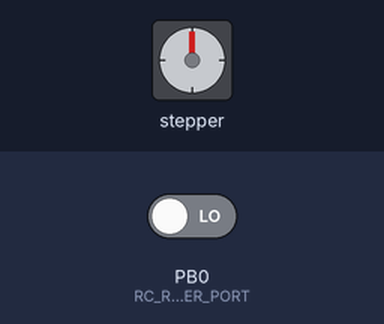
Simulated run of this sketch. Board: ATtiny85, built with avr-gcc and run on an emulated ATtiny85. Parts: stepper motor. Wiring (inferred from the names in the program): stepper motor (2048 steps per turn assumed): coils PB1, PB3, PB2, PB4. The inputs (shaded band) are chosen by the test bench; at power-on: PB0 (RC_RECEIVER_PORT) LOW.

Above: at 1.2 s.
1.3 s: PB0 (RC_RECEIVER_PORT) driven HIGH
At 3.6 s:
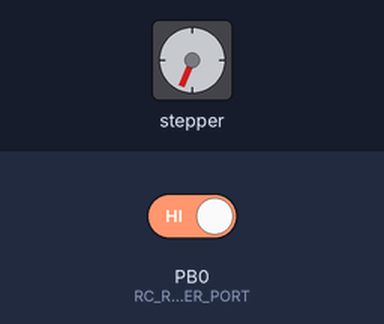
4.3 s: PB0 (RC_RECEIVER_PORT) driven LOW
At 5.5 s:
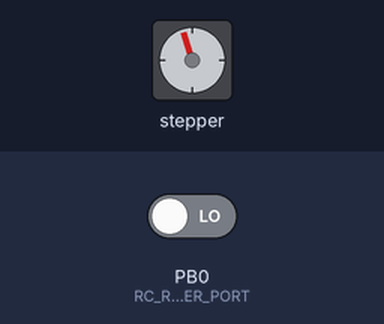
Timing chart, 0 to 7.3 s (numbered marks = the images above; inputs shaded):
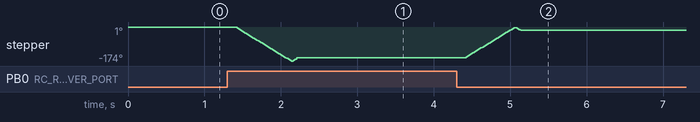

Measured:
- after the input at 1.3 s, stepper: turns 174° counter-clockwise in 0.73 s, then 16° clockwise in 0.05 s
- after the input at 4.3 s, stepper: turns 156° clockwise in 0.65 s, then 15° counter-clockwise in 0.04 s

The sketch:

ATTINY_RC_Stepper_Servo.ino
```cpp
  /*
  * Dagnall 2021 modified to use alternate Timer and drive stepper motor (I think this allows me to use  delay())..
  * Added code from http://becomingmaker.com/tuning-attiny-oscillator/ for interrupt based osc test frequency
  * MAINLY MODIFIED from  * ATTINY85_RC_Receiver.c
    * https://github.com/chiefenne/ATTINY85-RC-Receiver-Decoder
    * Created: 01.01.2019 20:06:29
    * Author : Andreas
    * Description: Read and interpret signals from RC Receivers
    * Board:     ATtiny25/45/85
    * Processor: Attiny85
    * Clock    : Internal 8MHZ
    * /////////////////////////////////
    * /// BURN BOOTLOADER FIRST!!! to set frequency ?////
    * /////////////////////////////////
    * * program with "USBTinyISP
   */


 // see Info.h for other info on project etc..


// includes
#include <avr/io.h>
#include <avr/interrupt.h>

// *****************************
// ***** global variables ******
// *****************************

volatile uint8_t pulse_ready = 1;
volatile uint8_t count;

int  Stepper_Position,oldpos;
int  demand;
int Timer1;
bool PositionAchieved,Analog_mode;
bool LastInput;
int Counter;

// ************Select Functionality with defines.. ***************************

//With an unknown board / motor the following cal routines can be set initially to help set the ATTiny clock and to discover the range of movement for the servo mechanism in steps

// #define Send_10K_CAL
// #define Count_range_steps  // moves the drive repeatedly in 40 step increments so you can count the motor range.

//---------are we going to simulate an Analog servo, or a "End to end" device that switches at about PWM ==90 degrees?

//#define ANALOG  //de comment for analog else unit drives end to end and uses approximatley mid point pwm as threshold (with hystresis)
//#define _V1Board // correct errors on V1 board layou only!
//#define  servo // define use as servo , else uses input pin as simple boolean left/right

#define REVERSE
#define BackOff // to reverese about 30 degrees for the American style knuckler


//****************  End of defines **********************************************
float backangle = 0.1;  // portion of full scale

#ifdef servo
#define FullRange  1600 // ~1500 for exact full range movement on the linear servo and also defines travel for non analog  NOTE: larger value keeps motor driving until it hits endstops
#define GAIN 15
                      // GAIN is set to give full range for "0-100" (nominal 0-1ms)range (== 1.0 to 2.ms nominal response from the RC pulse as measured by the interrupt timer.
                      // so if the Range measurement is 36 counts (of 40 steps), the full range steps are 1440, say 1500?
                      // so gain should be 1500/100 = (integer!) 15
#define StepSpeed 400   //uS per step 300 is about max speed at half step //  perhaps slower needed for full step?

#define HALF_STEP true  //Full stepping (Halfstep false) at 350us gives about 8 oz thrust, BUT this is close to the dynamic max holding thrust;
                         // HAlf stepping gives slightly higher thrust and higher current drain..
                         // About 10 Oz seen, STATIC holding thrust is about 12-16 oz,
                         // but once motor gets to max thrust, any "slip" can slip it back to about 8/9 oz before it holds again.


#else
//now settings for switch mode
#define FullRange  1000  // 1000 is 360 degrees for the Ultra-Tiny Micro Mini 6mm Planetary Gearbox 2-phase 4-wire Gear Stepper Motor 5V
                        // 300 for linear 6mm
#define GAIN 1
#define StepSpeed 300   //uS per step 300 is about max speed at full step for 6mm motor  //  600 at half step?
                        // takes about 200Ma max with the motor noted above 5V
                        //2000 for micro linear 6mm
#define HALF_STEP true

#endif


//#define on_powerup_action


void Calibrate_OSCILLATOR(void){// OSCCAL needs to be calibrated per chip
   //On chip oscillator Ideally needs adjustng (slowing down) to ensure that servo pulses are seen ok. too high and one end will "fold back" in response to >2ms pulses
   // because the interrupt register only gets to 2ms for 256 count, its a good idea to slow the whole clock down, to avoid "wrap around"
   // I have attempted to catch this in the count validation, but not entirely sucessfully.
   // A better approach is to simply to slow the oscillator down deliberately.
   // My Servo tester goes to 2.2ms , so we would need the clock to slow about 10% (min) to prevent wrap around.

   //  for value ranges see datasheet page 31  note value ranges overlap at 127/128 ! so you may not get precisely the changes anticipated in this region.
   // Clock speed is approximately (50+(0.397*OSCAL))% of the nominal 8Mhz.


// EXAMPLE 63 is apparently about 75% speed (see datasheet)
// this would give timing at 10.6us steps in the interrupt allowing measuring to about 2.7ms.

    OSCCAL = 90;// sets to about 88% nominal clock..;

    //ALSO note, I have a #define Send_10K_CAL to send out 10kHz on PB3
    // Then I can use a Freq counter on PB3 to check, measure and adjust OSCCAL if needed
    // BUT REMEMBER to re-comment  "Send_10K_CAL" before final programing
   }


//PORTS define


  #define RC_RECEIVER_PORT PB0
  // drive to motor drive ic
  //pinout for jlpcb board and V2  board
  #define OUTA PB1  // led is pb1
  #define OUT_An PB2
  #ifdef REVERSE
     #define OUTB PB4
     #define OUT_Bn PB3
  #else
     #define OUTB PB3
     #define OUT_Bn PB4
  #endif


#define RISING_EDGE PINB & (1 << RC_RECEIVER_PORT)


void Init_PORT(void) {
  /*
 * Set 1 using DDRB |= (1 << PB3);
 * set 0 using PORTB &= ~(1 << PB3);
 *
 *
 *
 */

  //?PORTB = (1<<PB0);

    // this function initializes the pins which are used as output / inputs
    DDRB |= (1 << OUTA);                 // set led port as output
    DDRB |= (1 << OUT_An);
    DDRB |= (1 << OUTB);
    DDRB |= (1 << OUT_Bn);

    DDRB &= ~(1 << RC_RECEIVER_PORT);        // set receiver port as input
}


void OUT_Control(float position,uint8_t port){
    // this Andreas function switches port on depending on RC signal
    // position variable indicates 0%-100% stick position
    // ---------not used here but may be helpful in other applications ?relay drivers?
    float loc;
    loc = position / 100 * 125;
     if ( count - 125 >= (int)loc ) {
              digitalWrite(port, LOW);
              //LED_ON; etc
              }
        else {
              digitalWrite(port, HIGH);
              //LED_OFF; etc
              }
}


void Init_INTERRUPTS(){
    // this function initializes the interrupts
     PCMSK |= (1 << PCINT0);                  // Pin Change Enable Mask for PB0 (pin 5) (datasheet page 52)
     sei();                                   // enable interrupts (MANDATORY)
}


 #ifdef servo
 #ifdef Send_10K_CAL   // for the calibration oscillator set a timer interrupt.
        ISR (TIMER0_COMPA_vect) {
         PORTB ^= 1 << PINB3;        // Invert pin PB3
        }
 #endif


ISR(PCINT0_vect){   // I have retained the original code and comments from Andreas's code.
         // interrupt service routine for pin change interrupt to measure the RC servo pulse
         // modified to use TCNT0 to allow delay to work..
    // if PINB is HIGH, a rising edge interrupt has happened
    // if PINB is LOW, a falling edge interrupt has happened

    if ( RISING_EDGE ){       // check if rising edge pin change interrupt (beginning of servo pulse)
   //   TCNT1 = 0;                           // reset counter (TCNT1 page 91 TCNT0 page 78
   //   TCCR1 = (1 << CS12) | (1 << CS11) | (1 << CS10);   // start timer1 with prescaler CK/64 --> 250 steps per 2ms (TCCR1 page 89
        TCNT0 = 0;
        TCCR0B = (1 <<CS01) | (1<< CS00) ; // start timero ck/64 page 80
        // (if "perfect oscillator", then 256 counts is 2.048ms .. ) so 1.5ms (mid) would be 187. 1ms should be 127 or so.
        // but if the pulse is > 2.048ms, it will "wrap" and possibly give errors if not caught
        return;
       }
    // only reached when falling edge detected (end of servo pulse)
    //count = TCNT1;                           // take timer value to local variable
    //TCCR1 = 0;                               // stop timer
      count = TCNT0;                           // take timer value to local variable ~ aim for  125-254 for 1ms to 2ms
      TCCR0B = 0;                              // stop timer
      GIMSK &= ~(1 << PCIE);                   // Pin Change Interrupt Disable (datasheet page 51)
      pulse_ready=1;
}
#endif


void Stepper_Drive(int  in) {    // simple way to select 4 pin or 5 pin steppers etc.
    if (HALF_STEP) {delayMicroseconds(StepSpeed);Stepper4_half_step_Drive(in);}
              else {delayMicroseconds(StepSpeed);Stepper4_Drive(in);}
  }

void Stepper4_Drive ( int  in){
//   Serial.print(in);
  /* stepper 4 phase changes
   *  expects 0 - 3 input
 *  A+ A- B+ B-
 *  1  0  0  0   <
 *  0  0  1  0   up
 *  0  1  0  0   >
 *  0  0  0  1   down
   0  0  1   <down

 */
   uint8_t internal;
  internal= in % 4;    //(modulo keeps internal 0-3)
   switch (internal){
     case 0: digitalWrite(OUTA, HIGH);digitalWrite(OUT_An, LOW);digitalWrite(OUTB, LOW);digitalWrite(OUT_Bn, LOW);
            break;
    case 1:   digitalWrite(OUTA, LOW);digitalWrite(OUT_An, LOW);digitalWrite(OUTB, HIGH);digitalWrite(OUT_Bn, LOW);
            break;
    case 2:   digitalWrite(OUTA, LOW);digitalWrite(OUT_An, HIGH);digitalWrite(OUTB, LOW);digitalWrite(OUT_Bn, LOW);
            break;
    case 3:   digitalWrite(OUTA, LOW);digitalWrite(OUT_An, LOW);digitalWrite(OUTB, LOW);digitalWrite(OUT_Bn, HIGH);
            break;
        }
  }


void Stepper4_HPDrive ( int  in){
//   EXPERIMENT IN higher power drive.. rotating 45,135,225,315 instead of 0,90,180,270
// Does not seem to give any higher torque in spite of higher current drain.
  /* stepper 4 phase changes
 *  L(A+ A-) B+ B-
 *  1  0  1  0   =45
 *  0  1  1  0   =135
 *  0  1  0  1   =225
 *  1  0  0  1   =315

 */
   uint8_t internal;
  internal= in % 4;    //(modulo keeps internal 0-3)
   switch (internal){
     case 0: digitalWrite(OUTA, HIGH);digitalWrite(OUT_An, LOW);digitalWrite(OUTB, HIGH);digitalWrite(OUT_Bn, LOW);
            break;
    case 1:   digitalWrite(OUTA, LOW);digitalWrite(OUT_An, HIGH);digitalWrite(OUTB, HIGH);digitalWrite(OUT_Bn, LOW);
            break;
    case 2:   digitalWrite(OUTA, LOW);digitalWrite(OUT_An, HIGH);digitalWrite(OUTB, LOW);digitalWrite(OUT_Bn, HIGH);
            break;
    case 3:   digitalWrite(OUTA, HIGH);digitalWrite(OUT_An, LOW);digitalWrite(OUTB, LOW);digitalWrite(OUT_Bn, HIGH);
            break;
        }
  }


void Stepper5_Drive(int  in) { // for 5 wire motors as in educational kits

switch (in % 8)  {  //(modulo keeps internal 0-7))
case 0:
digitalWrite(OUTA, LOW);digitalWrite(OUT_An, LOW);digitalWrite(OUTB, LOW);digitalWrite(OUT_Bn, HIGH);
break;
case 1:
digitalWrite(OUTA, LOW);digitalWrite(OUT_An, LOW);digitalWrite(OUTB, HIGH);digitalWrite(OUT_Bn, HIGH);
break;
case 2:
digitalWrite(OUTA, LOW);digitalWrite(OUT_An, LOW);digitalWrite(OUTB, HIGH);digitalWrite(OUT_Bn, LOW);
break;
case 3:
digitalWrite(OUTA, LOW);digitalWrite(OUT_An, HIGH);digitalWrite(OUTB, HIGH);digitalWrite(OUT_Bn, LOW);
break;
case 4:
digitalWrite(OUTA, LOW);digitalWrite(OUT_An, HIGH);digitalWrite(OUTB, LOW);digitalWrite(OUT_Bn, LOW);
break;
case 5:
digitalWrite(OUTA, HIGH);digitalWrite(OUT_An, HIGH);digitalWrite(OUTB, LOW);digitalWrite(OUT_Bn, LOW);
break;
case 6:
digitalWrite(OUTA, HIGH);digitalWrite(OUT_An, LOW);digitalWrite(OUTB, LOW);digitalWrite(OUT_Bn, LOW);
break;
case 7:
digitalWrite(OUTA, HIGH);digitalWrite(OUT_An, LOW);digitalWrite(OUTB, LOW);digitalWrite(OUT_Bn, HIGH);
break;
default:
digitalWrite(OUTA, LOW);digitalWrite(OUT_An, LOW);digitalWrite(OUTB, LOW);digitalWrite(OUT_Bn, LOW);
break;
}

}

void Stepper4_half_step_Drive(int  in) {
switch (in % 8)  {  //(modulo keeps internal 0-7))
case 0:
digitalWrite(OUTA, HIGH);digitalWrite(OUT_An, LOW);digitalWrite(OUTB, LOW);digitalWrite(OUT_Bn, LOW);
break;
case 1:
digitalWrite(OUTA, HIGH);digitalWrite(OUT_An, LOW);digitalWrite(OUTB, HIGH);digitalWrite(OUT_Bn, LOW);
break;
case 2:
digitalWrite(OUTA, LOW);digitalWrite(OUT_An, LOW);digitalWrite(OUTB, HIGH);digitalWrite(OUT_Bn, LOW);
break;
case 3:
digitalWrite(OUTA, LOW);digitalWrite(OUT_An, HIGH);digitalWrite(OUTB, HIGH);digitalWrite(OUT_Bn, LOW);
break;
case 4:
digitalWrite(OUTA, LOW);digitalWrite(OUT_An, HIGH);digitalWrite(OUTB, LOW);digitalWrite(OUT_Bn, LOW);
break;
case 5:
digitalWrite(OUTA, LOW);digitalWrite(OUT_An, HIGH);digitalWrite(OUTB, LOW);digitalWrite(OUT_Bn, HIGH);
break;
case 6:
digitalWrite(OUTA, LOW);digitalWrite(OUT_An, LOW);digitalWrite(OUTB, LOW);digitalWrite(OUT_Bn, HIGH);
break;
case 7:
digitalWrite(OUTA, HIGH);digitalWrite(OUT_An, LOW);digitalWrite(OUTB, LOW);digitalWrite(OUT_Bn, HIGH);
break;
default:
digitalWrite(OUTA, LOW);digitalWrite(OUT_An, LOW);digitalWrite(OUTB, LOW);digitalWrite(OUT_Bn, LOW);
break;
}

}

void Achieved(){
  PositionAchieved=true;digitalWrite(OUTA, LOW);digitalWrite(OUT_An, LOW);digitalWrite(OUTB, LOW);digitalWrite(OUT_Bn, LOW);
  }

void Move_To (int pos){
  int diff,aim,deadzone; bool dir;
  aim=(pos*GAIN);     // move this many steps per "unit" (circa 0.1ms/count) of Rc pulse width .. (range ~ 0-130, see iotest)
  deadzone=GAIN*2;  // allow a deadzone for no response if only a small change is seen in the demand, to prevent "hunting" and allow drive to switch off

  // how far from last position?

  if (HALF_STEP){aim=aim*2; deadzone= deadzone*2;}
  diff = aim - Stepper_Position;
  if (abs(diff) >= (deadzone)){
    oldpos=Stepper_Position;
    dir=(abs(diff)== diff);
                  // should probably be a while.. loop, but I had trouble with that and this works..
    if (dir) {for (int x=oldpos; x<=aim;x++){Stepper_Position=x;Stepper_Drive(Stepper_Position);}}
         else{for (int x=oldpos; x>=aim;x--){Stepper_Position=x;Stepper_Drive(Stepper_Position); }}
    Achieved();  // leaves current position in Stepper_Position
    }
  }

void Move_To_ABS (int pos){
  int diff,aim; bool dir;
  // No gains here! this code used only move absolute position mainly for range testing, no deadzone either
  diff = pos - Stepper_Position;
    oldpos=Stepper_Position;
    dir=(abs(diff)== diff);
    if (HALF_STEP){aim=aim*2;}
                 // should probably be a while.. loop, but I had trouble with that and this works..
  if (dir) {for (int x=oldpos; x<=aim;x++){Stepper_Position=x;Stepper_Drive(Stepper_Position);}}
       else{for (int x=oldpos; x>=aim;x--){Stepper_Position=x;Stepper_Drive(Stepper_Position); }}
      Achieved();
  }

void Count_Motor_Range(){ // Move motor absolute 40 steps to explore range.
  for (int x=0;x<=40;x++){
    delay(1000); Move_To_ABS(x*40);}
    Move_To_ABS(0);
}


void IOTEST(){ // measure the RC sevo signal
  int Hystresis;
  if ( pulse_ready) {
         pulse_ready = 0;
         if ((count>=100)&&(count<=250)){  //  this bit could do with adjustment to accomodate the deliberate osccal changes? 124 to 256 for 1ms to 2ms
             if (Analog_mode){
                   demand= int(count-100); //Nominal servo range is approx 1ms to 2ms  (My digital tester allows  0.8ms to 2.2ms)
                   PositionAchieved=false; }
             else {  // end to end switched mode...add hystresis to avoid hunting Range Stepper_Position= 0 or Fullrange;?
                   Hystresis = 0; demand=0;
                   if (Stepper_Position>=50){Hystresis = 20;}
                   if (count>=(170-Hystresis)){demand=(2*FullRange)/GAIN;}  // drive to twice range
                   PositionAchieved=false;
                          }
          }
          GIFR = (1 << PCIF);   // clear Pin Change Interrupt Flag  (datasheet page 52)
          GIMSK |= (1 << PCIE); // Pin Change Interrupt Enable (datasheet page 51)
      }
  }

void Int_driven_10k(){
    Calibrate_OSCILLATOR();
    pinMode(3,OUTPUT);          // Set PB3 to output
    TCNT0 = 0;                  // Count up from 0
    TCCR0A = 2 << WGM00;        // CTC mode
    if (CLKPR == 3)             // If clock set to 1MHz
        TCCR0B = (1<<CS00);     // Set prescaler to /1 (1uS at 1Mhz)
    else                        // Otherwise clock set to 8MHz
        TCCR0B = (2<<CS00);     // Set prescaler to /8 (1uS at 8Mhz)
    GTCCR |= 1 << PSR0;         // Reset prescaler
    OCR0A = 49;                 // 49 + 1 = 50 microseconds (10KHz)
    TIFR = 1 << OCF0A;          // Clear output compare interrupt flag
    TIMSK |= 1 << OCIE0A;       // Enable output compare interrupt
}

void Step_set_Zero(int Flashes){
// for identify at startup
#ifdef REVERSE

for (int x=1; x<=Flashes; x++){
      delay(50);
      Stepper_Position=(2*FullRange)/Flashes; //to hit endstop in flashes steps, aiming at 2x Fullrange ..;
      demand=0;
      PositionAchieved=false;
      Move_To_ABS(0);
      }
#else

for (int x=1; x<=Flashes; x++){
      delay(50);
      Stepper_Position=0; //to hit endstop in flashes steps, aiming at 2x Fullrange ..;
      demand=(2*FullRange)/Flashes;
      PositionAchieved=false;
      Move_To_ABS((2*FullRange)/Flashes);
      }
#endif


}


void setup(){
  #ifdef Send_10K_CAL
         Int_driven_10k();
  #else

   Analog_mode= false;

    #ifdef ANALOG
      Analog_mode= true;
    #endif
  if ((analogRead(0)) <= 900 ) {  Analog_mode= true;}  // 10 bit test using RST /..  if nothing connected, reset pin is near Vcc else is lower..
   Calibrate_OSCILLATOR();
   Init_PORT();

#ifdef servo
   Init_INTERRUPTS();

     if (Analog_mode){
        Step_set_Zero(4); // 4 flashes tells you its analog mode
        }
        else{Step_set_Zero(1);
        }
  #endif
   //calibration runs ?
   #ifdef Count_range_steps
         Count_Motor_Range();
   #endif

  #endif
  LastInput= digitalRead(RC_RECEIVER_PORT);


  Counter=0;
  Achieved();
  if   (digitalRead(RC_RECEIVER_PORT)){ if (HALF_STEP){Stepper_Position=(FullRange*2/GAIN); }else {Stepper_Position=(FullRange/GAIN);}}
               else {Stepper_Position=0;}
#ifdef on_powerup_action

     Move_To(0);   delay(100);     Move_To(FullRange/GAIN);delay(100);Move_To((1-backangle)*(FullRange/GAIN)); // about 30 degrees backing off

#endif


 }


void loop(){
//Servo loop
#ifdef servo
  if (!PositionAchieved) {  Move_To(demand);    }
          IOTEST();
#else
// end servo loop

//**    Some code to work "binary" (NON -SERVO) movements : between fullrange/gain and 0 positions with "backoff" movements ****
 bool State=digitalRead(RC_RECEIVER_PORT);

  if (State == LastInput){Counter=0;}
  Counter++;
  if (Counter >= 100){  // state changeed!   count is debounce !
      LastInput=State;
      if   (State==true){
              Move_To(FullRange/GAIN);
                               #ifdef BackOff
                               Move_To((1-backangle)*(FullRange/GAIN)); // about 30 degrees backing off
                               #endif
            }
            else {
                  Move_To(0);
                               #ifdef BackOff
                               Move_To(backangle*(FullRange/GAIN)); // about 30 degrees backing off
                               #endif
                               }


  }
  delay(1);


#endif
}
```
